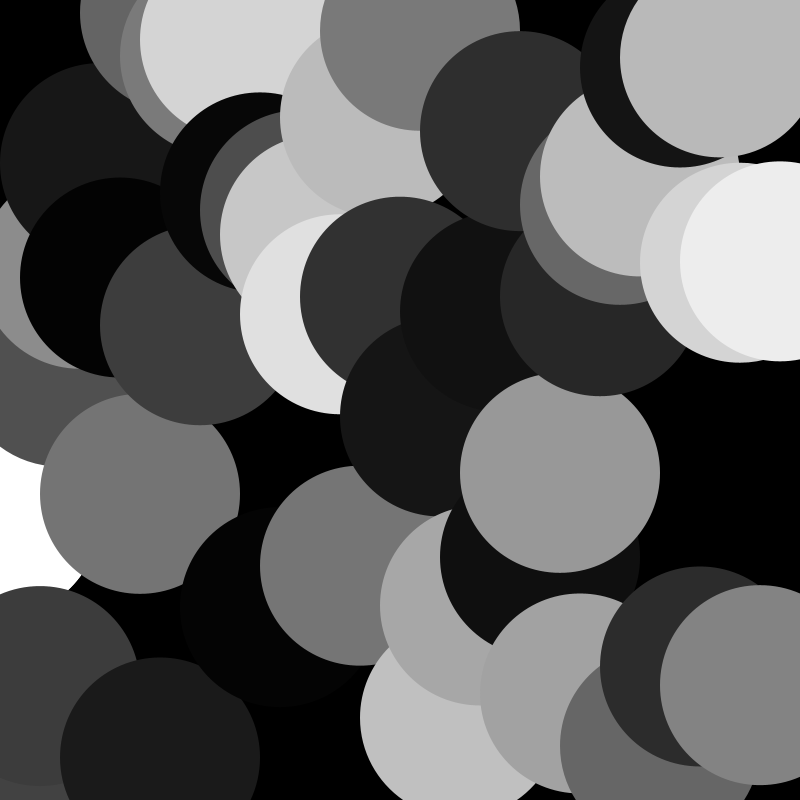
Frame 1 (no input)
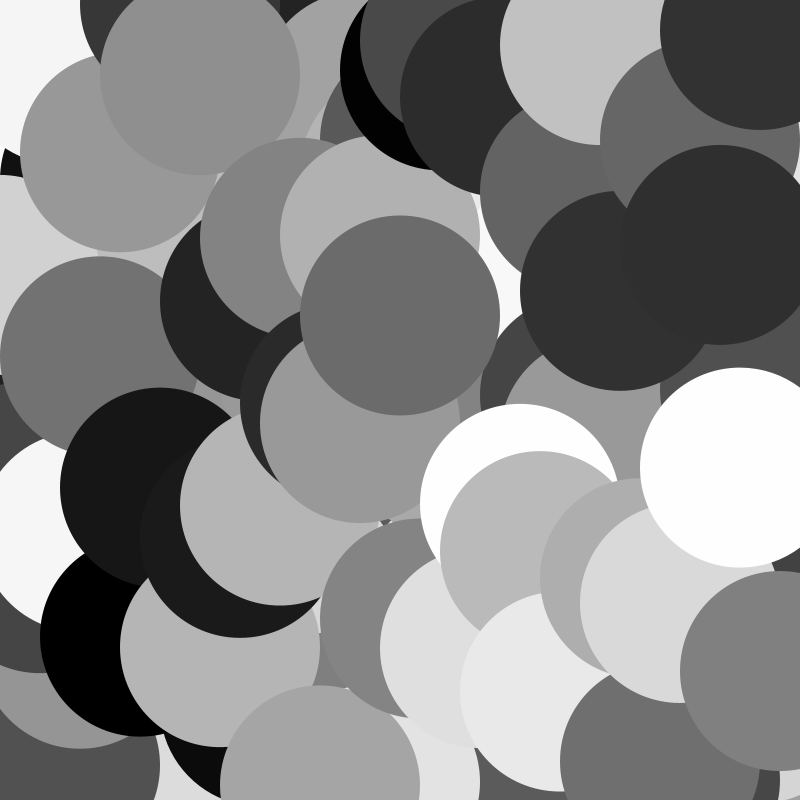
Frame 60 (the mouse pressed at the canvas centre just before this capture)
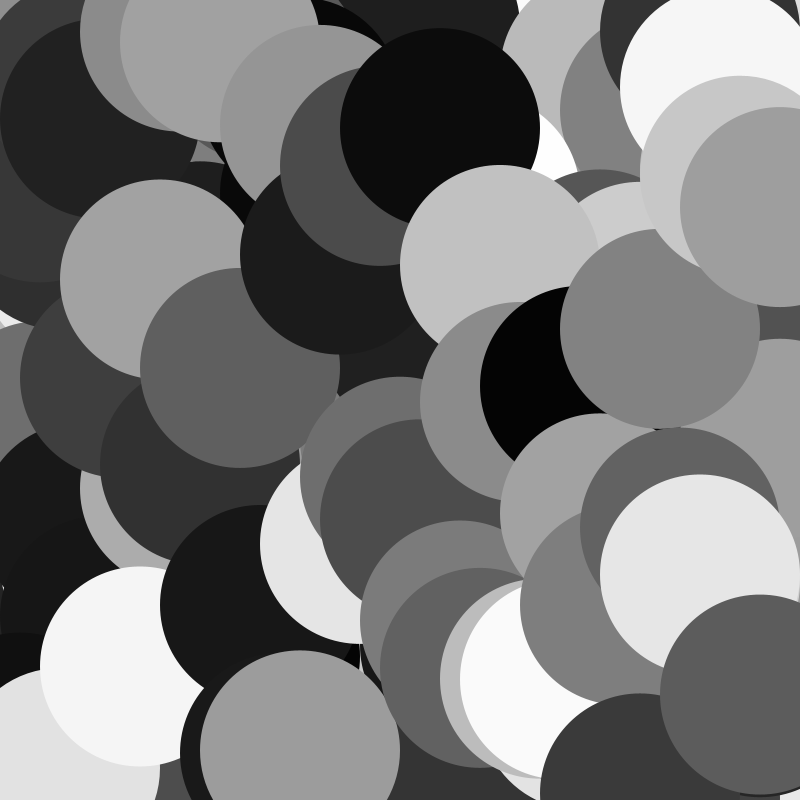
Frame 120 (the mouse held since frame 60 and released just before this capture)

The Processing sketch that drew these frames (run headless with seeded random() and noise(); from frame 60 on, the mouse is pressed at the canvas centre):

// Processing sketch: sketch_210915a
// ── sketch_210915a.pde
//Grey Scale Confette
void setup() {
  size(800, 800);
  background(0);
}


  
void draw() {
frameRate(5);
for(int i = 0; i < width; i = i + 20) {
  circle(i, random(0, height), 200);
  fill(random(0, 255));
  noStroke();
}
}
